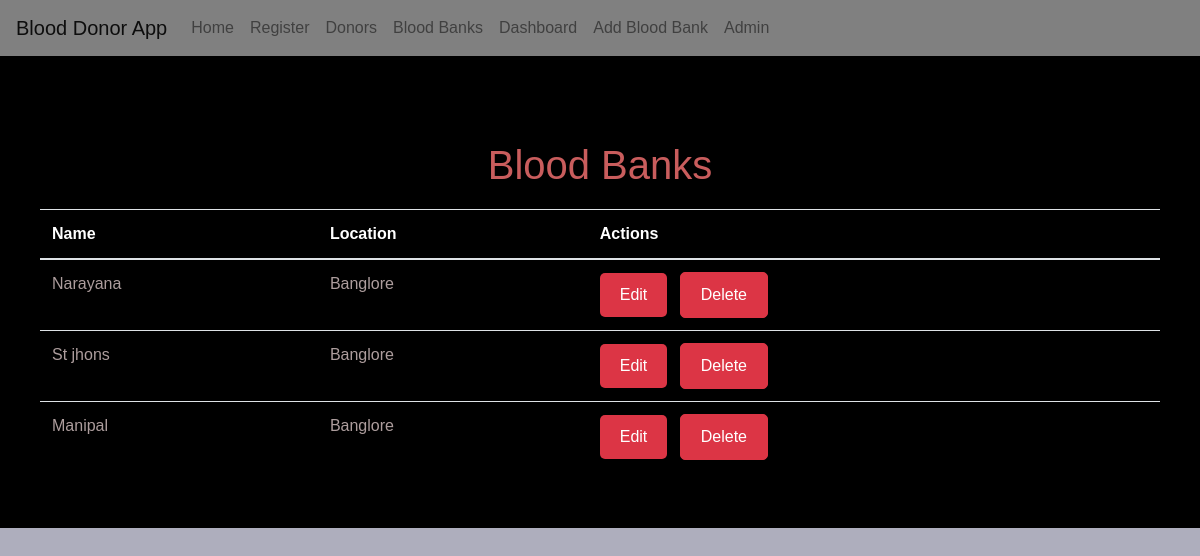
Screenshot of /blood_banks/ with the database file from the repository.
### donors/models.py (models this page shows, shortened)
class BloodBank(models.Model):
    name = models.CharField(max_length=100)
    location = models.CharField(max_length=100)
    blood_group = models.CharField(max_length=3, choices=BLOOD_GROUP_CHOICES)
    quantity = models.IntegerField(default=0)

### donors/views.py (the view)
# urls.py: path('blood_banks/', views.blood_bank_list, name='blood_bank_list'),
def blood_bank_list(request):
    blood_banks = BloodBank.objects.all()
    return render(request, 'donors/blood_bank_list.html', {'blood_banks': blood_banks})

### templates/donors/blood_bank_list.html
{% extends 'donors/base.html' %}
{% block content %}
<div class="container mt-5">
    <h2>Blood Banks</h2>
    <table class="table">
        <thead>
            <tr>
               <strong> <th scope="col">Name</th>
                <th scope="col">Location</th>
                <th scope="col">Actions</th> </strong>
            </tr>
        </thead>
        <tbody>
            {% for blood_bank in blood_banks %}
            <tr>
                <td>{{ blood_bank.name }}</td>
                <td>{{ blood_bank.location }}</td>
                <td>
                    <a href="{% url 'blood_bank_update' blood_bank.id %}" class="btn btn-primary btn-sm mr-2">Edit</a>
                    <a href="{% url 'blood_bank_delete' blood_bank.id %}" class="btn btn-danger btn-sm"
                        onclick="return confirm('Are you sure you want to delete {{ blood_bank.name }}?')">Delete</a>
                </td>
            </tr>
            {% empty %}
            <tr>
                <td colspan="5">No blood banks found.</td>
            </tr>
            {% endfor %}
        </tbody>
    </table>
</div>
{% endblock %}

### static/css/styles.css (style rules this page uses)
body { font-family: 'Arial', sans-serif; background-color: #50507176; color: #c7cdd3; margin: 0; padding: 0px; padding-top: 5px; }
.container { max-width: 1200px; margin: 0 auto; padding: 20px; }
h2 { color: #c95d5d; font-size: 2.5rem; margin-bottom: 20px; text-align: center; }
.btn { padding: 10px 20px; font-size: 1rem; border-radius: 5px; text-decoration: none; transition: background-color 0.3s ease-in-out, transform 0.3s ease-in-out; }
.btn-primary { background-color: #dc3545; color: white; border: none; }
th { color: white; }
td { color:rgb(173, 157, 157) ; }

### rows the page displays
BloodBank: name "Narayana", location "Banglore"
BloodBank: name "St jhons", location "Banglore"
BloodBank: name "Manipal", location "Banglore"
